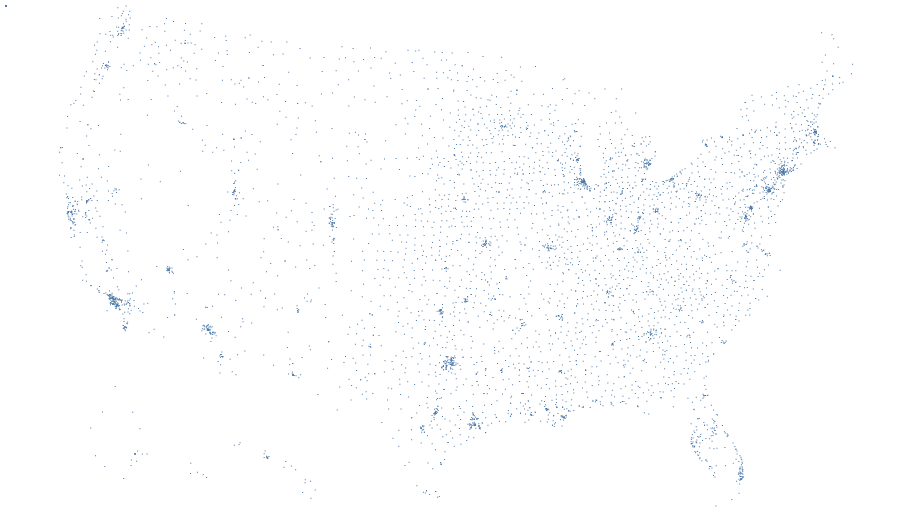

Source (notebook cell):
### Code cell
alt.data_transformers.enable('default', max_rows=None)
alt.Chart(df).mark_square(
    size=1, opacity=1
).encode(
    longitude='INTPTLONG:Q', # apply the field named 'longitude' to the longitude channel
    latitude='INTPTLAT:Q'    # apply the field named 'latitude' to the latitude channel
).project(
    type='albersUsa'
).properties(
    width=900,
    height=500
).configure_view(
    stroke=None
)

### Figure 1 — Vega-Lite specification as saved in the notebook (floating-point values rounded to 4 significant figures; data arrays with more than 128 entries replaced by an {"elided": "..."} marker saying what was removed)
{"config": {"view": {"continuousWidth": 300, "continuousHeight": 300, "stroke": null}}, "data": {"name": "data-abede0759f09421d28a6c0d4be3ef79a"}, "mark": {"type": "square", "opacity": 1, "size": 1}, "encoding": {"latitude": {"field": "INTPTLAT", "type": "quantitative"}, "longitude": {"field": "INTPTLONG", "type": "quantitative"}}, "height": 500, "projection": {"type": "albersUsa"}, "width": 900, "$schema": "https://vega.github.io/schema/vega-lite/v5.6.1.json", "datasets": {"data-abede0759f09421d28a6c0d4be3ef79a": {"elided": "5173 records"}}}
